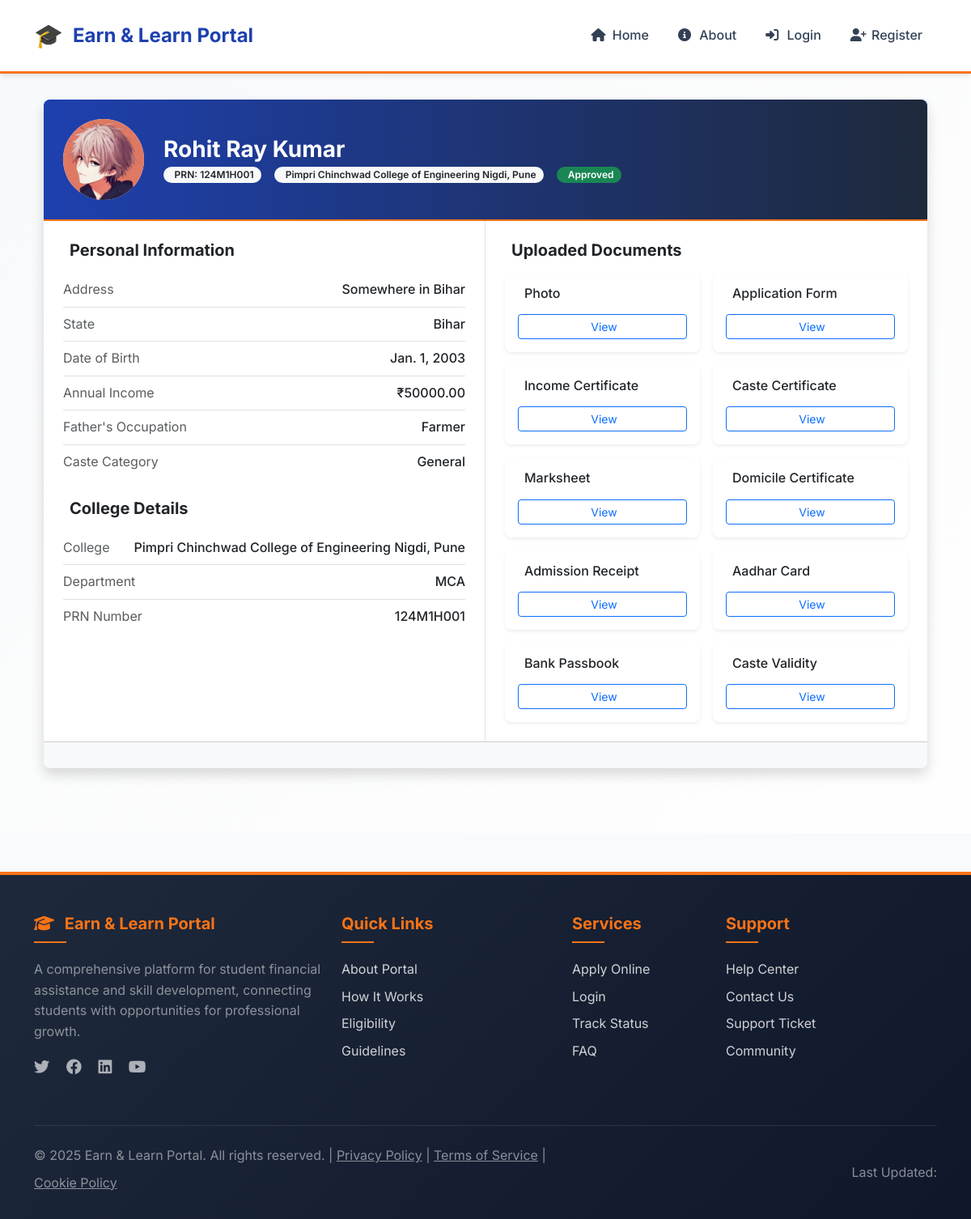
The page /scheme/student/2/profile/ on the database as committed earlier.
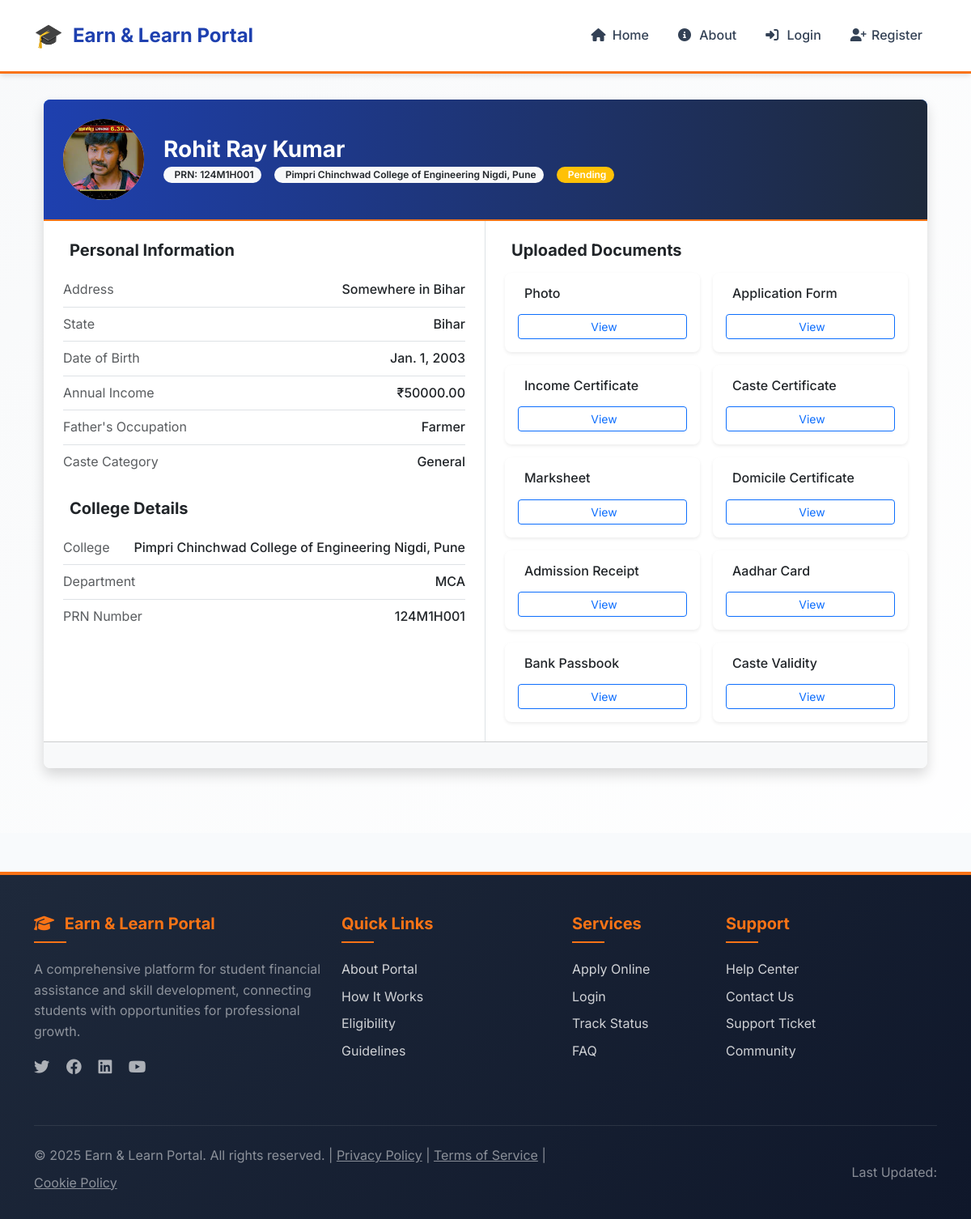
The same page on the database as committed later.
### scheme/models.py (models this page shows, shortened)
class SchemeApplication(models.Model):
    CASTE_CATEGORIES = [
        ('General', 'General'),
        ('OBC', 'Other Backward Class (OBC)'),
        ('SC', 'Scheduled Caste (SC)'),
        ('ST', 'Scheduled Tribe (ST)'),
        ('NT', 'Nomadic Tribes (NT)'),
        ('VJNT', 'Vimukta Jati Nomadic Tribes (VJNT)'),
        ('EWS', 'Economically Weaker Section (EWS)'),
        ('SBC', 'Special Backward Class (SBC)'),
    ]
    student = models.ForeignKey(settings.AUTH_USER_MODEL, on_delete=models.CASCADE)
    first_name = models.CharField(max_length=100)
    middle_name = models.CharField(max_length=100, blank=True, null=True)
    last_name = models.CharField(max_length=100)
    address = models.TextField()
    state = models.CharField(max_length=100)
    dob = models.DateField()
    annual_income = models.DecimalField(max_digits=10, decimal_places=2)
    fathers_occupation = models.CharField(max_length=255)
    caste_category = models.CharField(max_length=20, choices=CASTE_CATEGORIES)
    COLLEGE_NAME = "Pimpri Chinchwad College of Engineering Nigdi, Pune"
    college_name = models.CharField(max_length=255, default=COLLEGE_NAME)
    department = models.CharField(max_length=100)
    prn_number = models.CharField(max_length=20, unique=True)
    photo = models.FileField(upload_to='scheme_documents/photos/', validators=[validate_image_file])
    application_form = models.FileField(upload_to='scheme_documents/forms/', validators=[validate_pdf_file])
    income_certificate = models.FileField(upload_to='scheme_documents/certificates/', validators=[validate_pdf_file])
    caste_certificate = models.FileField(upload_to='scheme_documents/certificates/', blank=True, null=True, validators=[validate_pdf_file])
    last_year_marksheet = models.FileField(upload_to='scheme_documents/marksheets/', validators=[validate_pdf_file])
    domicile_certificate = models.FileField(upload_to='scheme_documents/certificates/', validators=[validate_pdf_file])
    admission_receipt = models.FileField(upload_to='scheme_documents/receipts/', validators=[validate_pdf_file])
    aadhar_card = models.FileField(upload_to='scheme_documents/identity/', validators=[validate_pdf_file])
    bank_passbook = models.FileField(upload_to='scheme_documents/passbooks/', validators=[validate_pdf_file])
    caste_validity_certificate = models.FileField(upload_to='scheme_documents/certificates/', blank=True, null=True, validators=[validate_pdf_file])
    STATUS_CHOICES = [
        ("Pending", "Pending"),
        ("Approved", "Approved"),
        ("Rejected", "Rejected"),
        ("Correction Required", "Correction Required"),
        ("Completed", "Completed")
    ]
    status = models.CharField(max_length=20, choices=STATUS_CHOICES, default='Pending')
    comments = models.TextField(blank=True, null=True, help_text="General comments and field-specific feedback")

### users/views.py (the view)
# urls.py: path('student/<int:application_id>/profile/', applicant_profile, name='el_student_profile'),
def applicant_profile(request, application_id):
    student = get_object_or_404(SchemeApplication, id = application_id)
    context = {
        'student': student,
    }
    return render(request, 'users/student_profile.html', context)

### notifications/context_processors.py (called while the page is built)
def unread_notifications_count(request):
    if request.user.is_authenticated:
        count = Notification.objects.filter(user=request.user, is_read=False).count()
    else:
        count = 0
    return {'unread_notifications_count': count}

### templates/users/student_profile.html (shortened to what the changed rows need)
{% extends 'base.html' %}
{% block content %}
<div class="container pb-5">
    <div class="card shadow border-0 rounded-3 overflow-hidden">
        <div class="card-header bg-primary text-white p-4">
            <div class="row align-items-center">
                <div class="col-auto">
                    <div class="profile-img-container rounded-circle bg-light d-flex align-items-center justify-content-center" style="width: 100px; height: 100px; overflow: hidden;">
                        <img src="{{ student.photo.url }}" alt="Student photo" class="img-fluid" style="object-fit: cover; width: 100%; height: 100%;">
                    </div>
                </div>
                <div class="col">
                    <h3 class="mb-1 fw-bold">{{ student.first_name }} {{ student.middle_name|default:"" }} {{ student.last_name }}</h3>
                    <div class="d-flex flex-wrap gap-3">
                        <span class="badge bg-light text-dark">
                             PRN: {{ student.prn_number }}
                        </span>
                        <span class="badge bg-light text-dark">
                             {{ student.college_name }}
                        </span>
                        <span class="badge {% if student.status == 'Approved' %}bg-success{% elif student.status == 'Rejected' %}bg-danger{% else %}bg-warning{% endif %}">
                             {{ student.status }}
                        </span>
                    </div>
                </div>
            </div>
        </div>
        <div class="card-body p-0">
            <div class="row g-0">
                <div class="col-md-6 p-4 border-end">
                    <div class="list-group list-group-flush mb-4">
                        <div class="list-group-item px-0 d-flex justify-content-between">
                            <span class="text-muted">Address</span>
                            <span class="text-end fw-medium">{{ student.address }}</span>
                        </div>
                        <div class="list-group-item px-0 d-flex justify-content-between">
                            <span class="text-muted">State</span>
                            <span class="text-end fw-medium">{{ student.state }}</span>
                        </div>
                        <div class="list-group-item px-0 d-flex justify-content-between">
                            <span class="text-muted">Date of Birth</span>
                            <span class="text-end fw-medium">{{ student.dob }}</span>
                        </div>
                        <div class="list-group-item px-0 d-flex justify-content-between">
                            <span class="text-muted">Annual Income</span>
                            <span class="text-end fw-medium">₹{{ student.annual_income }}</span>
                        </div>
                        <div class="list-group-item px-0 d-flex justify-content-between">
                            <span class="text-muted">Father's Occupation</span>
                            <span class="text-end fw-medium">{{ student.fathers_occupation }}</span>
                        </div>
                        <div class="list-group-item px-0 d-flex justify-content-between">
                            <span class="text-muted">Caste Category</span>
                            <span class="text-end fw-medium">{{ student.caste_category }}</span>
                        </div>
                    </div>
                    <div class="list-group list-group-flush">
                        <div class="list-group-item px-0 d-flex justify-content-between">
                            <span class="text-muted">College</span>
                            <span class="text-end fw-medium">{{ student.college_name }}</span>
                        </div>
                        <div class="list-group-item px-0 d-flex justify-content-between">
                            <span class="text-muted">Department</span>
                            <span class="text-end fw-medium">{{ student.department }}</span>
                        </div>
                        <div class="list-group-item px-0 d-flex justify-content-between">
                            <span class="text-muted">PRN Number</span>
                            <span class="text-end fw-medium">{{ student.prn_number }}</span>
                        </div>
                    </div>
                </div>
            </div>
        </div>
    </div>
</div>
{% endblock %}

Rows that differ between the two databases and show on the page:
changed SchemeApplication "Rohit": photo: a different picture; status "Approved" → "Pending"
